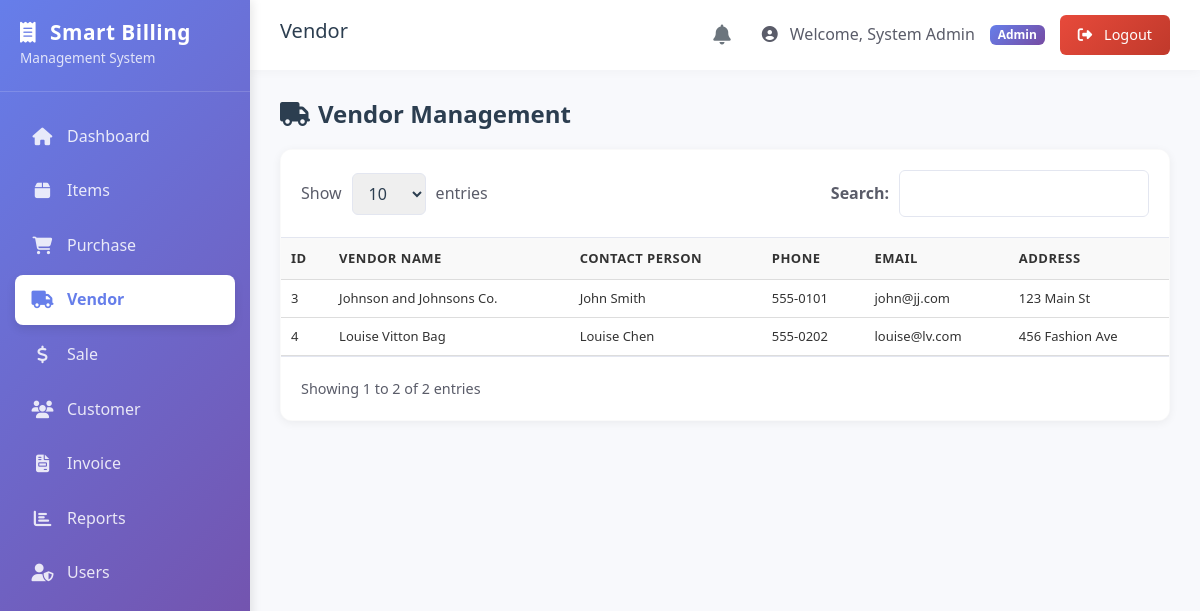
Page /admin/vendor.php (signed in) on the committed database.
### tables this page shows
CREATE TABLE `vendors` (
  `id` int(11) NOT NULL AUTO_INCREMENT,
  `vendor_name` varchar(150) NOT NULL,
  `contact_person` varchar(100) DEFAULT NULL,
  `phone` varchar(20) DEFAULT NULL,
  `email` varchar(100) DEFAULT NULL,
  `address` text DEFAULT NULL,
  `created_at` timestamp NOT NULL DEFAULT current_timestamp(),
  PRIMARY KEY (`id`)
);

### admin/vendor.php (the view, shortened to what this page needs)
<?php
require_once '../config/db.php';
$vendors_result = $conn->query("SELECT * FROM vendors ORDER BY vendor_name ASC");
include '../includes/header.php';
?>
<?php include '../includes/sidebar.php'; ?>
<main class="main-content">
    <?php include '../includes/topnav.php'; ?>
    <div class="content-body">
        <div class="page-header">
            <h4><i class="fas fa-truck me-2"></i>Vendor Management</h4>
        </div>
        <div class="table-wrapper">
            <div class="table-controls">
                <div class="entries-control">
                    <span>Show</span>
                    <select>
                        <option>10</option>
                    </select>
                    <span>entries</span>
                </div>
                <div class="search-box">
                    <label>Search:</label>
                    <input type="text" id="searchInput" placeholder="">
                </div>
            </div>
            <table class="data-table">
                <thead>
                    <tr>
                        <th>ID</th>
                        <th>Vendor Name</th>
                        <th>Contact Person</th>
                        <th>Phone</th>
                        <th>Email</th>
                        <th>Address</th>
                    </tr>
                </thead>
                <tbody id="tableBody">
                    <?php while ($vendor = $vendors_result->fetch_assoc()): ?>
                        <tr>
                            <td>
                                <?php echo $vendor['id']; ?>
                            </td>
                            <td>
                                <?php echo htmlspecialchars($vendor['vendor_name']); ?>
                            </td>
                            <td>
                                <?php echo htmlspecialchars($vendor['contact_person']); ?>
                            </td>
                            <td>
                                <?php echo htmlspecialchars($vendor['phone']); ?>
                            </td>
                            <td>
                                <?php echo htmlspecialchars($vendor['email']); ?>
                            </td>
                            <td>
                                <?php echo htmlspecialchars($vendor['address']); ?>
                            </td>
                        </tr>
                    <?php endwhile; ?>
                </tbody>
            </table>
            <div class="table-footer">
                <div>Showing 1 to
                    <?php echo $vendors_result->num_rows; ?> of
                    <?php echo $vendors_result->num_rows; ?> entries
                </div>
            </div>
        </div>
    </div>
</main>
<?php include '../includes/footer.php'; ?>

### assets/css/style.css (style rules this page uses)
:root { --primary-color: #667eea; --primary-gradient: linear-gradient(135deg, #667eea 0%, #764ba2 100%); --secondary-color: #764ba2; --success-color: #1cc88a; --success-gradient: linear-gradient(135deg, #1cc88a 0%, #13855c 100%); --warning-color: #f6c23e; --warning-gradient: linear-gradient(135deg, #f6c23e 0%, #dda20a 100%); --danger-color: #e74a3b; --danger-gradient: linear-gradient(135deg, #e74a3b 0%, #c0392b 100%); --info-color: #36b9cc; --info-gradient: linear-gradient(135deg, #36b9cc 0%, #258391 100%); --dark-color: #2c3e50; --text-color: #5a5c69; --light-color: #f8f9fc; --border-color: #e3e6f0; --sidebar-width: 250px; --header-height: 70px; --box-shadow: 0 2px 10px rgba(0, 0, 0, 0.06); --hover-shadow: 0 4px 20px rgba(0, 0, 0, 0.1); --transition: all 0.3s cubic-bezier(0.4, 0, 0.2, 1); }
* { margin: 0; padding: 0; box-sizing: border-box; }
body { font-family: 'Segoe UI', Tahoma, Geneva, Verdana, sans-serif; background-color: var(--light-color); color: var(--text-color); overflow-x: hidden; line-height: 1.6; }
h1, h2, h3, h4, h5, h6 { color: var(--dark-color); margin-bottom: 0.5rem; }
.main-content { margin-left: var(--sidebar-width); padding: 0; min-height: 100vh; transition: var(--transition); display: flex; flex-direction: column; }
.content-body { padding: 30px; flex: 1; }
.page-header { background: white; padding: 25px 30px; margin: -30px -30px 30px -30px; border-bottom: 1px solid var(--border-color); display: flex; align-items: center; justify-content: space-between; }
.page-header h4 { margin: 0; color: var(--dark-color); font-size: 1.5rem; font-weight: 700; }
.table-wrapper { background: white; border-radius: 12px; box-shadow: var(--box-shadow); overflow: hidden; border: 1px solid rgba(0, 0, 0, 0.02); }
.table-controls { padding: 20px; border-bottom: 1px solid var(--border-color); display: flex; justify-content: space-between; align-items: center; flex-wrap: wrap; gap: 15px; background: #fff; }
.entries-control { display: flex; align-items: center; gap: 10px; color: var(--text-color); font-weight: 500; }
.entries-control select { padding: 8px 12px; border: 1px solid var(--border-color); border-radius: 6px; outline: none; color: var(--dark-color); cursor: pointer; }
.search-box { display: flex; align-items: center; gap: 10px; position: relative; }
.search-box label { margin: 0; color: var(--text-color); font-weight: 600; }
.search-box input { padding: 10px 15px; border: 1px solid var(--border-color); border-radius: 6px; width: 250px; outline: none; transition: var(--transition); }
.data-table { width: 100%; border-collapse: collapse; margin-bottom: 0; }
.data-table thead { background: #f8f9fc; }
.data-table th { padding: 15px 20px; text-align: left; border-bottom: 2px solid var(--border-color); color: var(--dark-color); font-weight: 700; font-size: 0.85rem; text-transform: uppercase; letter-spacing: 0.5px; }
.data-table td { padding: 15px 20px; border-bottom: 1px solid var(--border-color); color: var(--text-color); vertical-align: middle; }
.data-table tbody tr { transition: background-color 0.2s; }
.table-footer { padding: 20px; background: #fff; border-top: 1px solid var(--border-color); display: flex; justify-content: space-between; align-items: center; color: var(--text-color); font-size: 0.9rem; }
.data-table { border-bottom: 1px solid #ddd; }
.data-table thead th { background-color: #f9f9f9; border-bottom: 2px solid #ddd; color: #333; font-weight: bold; font-size: 13px; padding: 10px; }
.data-table tbody td { padding: 8px 10px; font-size: 13px; color: #333; border-top: 1px solid #ddd; vertical-align: middle; }
.data-table thead th { background-color: #f9f9f9; border-bottom: 1px solid #ddd; color: #333; font-weight: bold; font-size: 13px; padding: 10px; position: relative; cursor: pointer; }
.data-table tbody td { padding: 8px 10px; font-size: 13px; color: #333; border-bottom: 1px solid #ddd; }
.content-body .page-header { background: transparent; padding: 0; margin: 0 0 20px 0; border: none; box-shadow: none; }

### rows in the picture
vendors: id "3", vendor_name "Johnson and Johnsons Co.", contact_person "John Smith", phone "555-0101", email "john@jj.com", address "123 Main St"
vendors: id "4", vendor_name "Louise Vitton Bag", contact_person "Louise Chen", phone "555-0202", email "louise@lv.com", address "456 Fashion Ave"

### other values in the picture
$page_title "Vendor"
$_SESSION['name'] "System Admin"
$_SESSION['role'] "Admin"
$vendors_result->num_rows "2"
